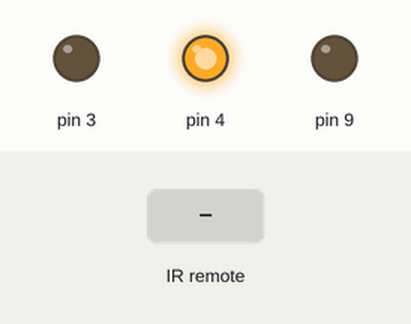
This sketch was run on a simulated Arduino Uno, built with avr-gcc and run on an emulated ATmega328P. On the bench: output pins drawn as LEDs (lit = HIGH). The test bench sets the inputs (shaded band). What the sketch prints to the serial monitor is not drawn.

Above: at 1.2 s.
1.3 s: infrared code 0x6170A45B received
At 1.7 s:
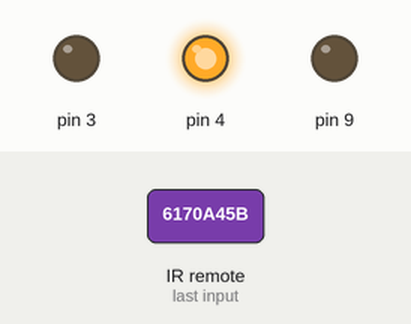
2.8 s: infrared code 0x617048B7 received
At 4.0 s:
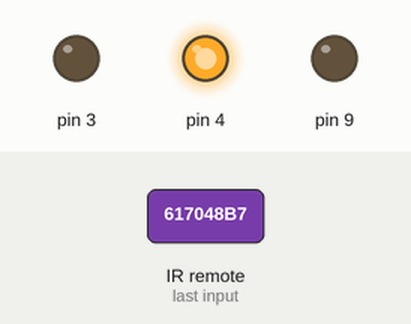
4.3 s: infrared code 0x617008F7 received
At 5.2 s:
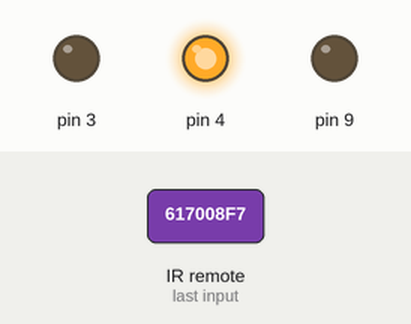
Timing chart, 0 to 7.3 s (numbered marks = the images above; inputs shaded):
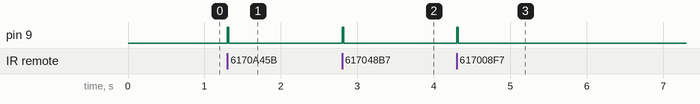

Measured:
- after the input at 1.3 s, pin 9: LOW → HIGH at once, → LOW 0.02 s later
- after the input at 2.8 s, pin 9: LOW → HIGH at once, → LOW 0.02 s later
- after the input at 4.3 s, pin 9: LOW → HIGH at once, → LOW 0.02 s later

The sketch:

Ir_ProMini.ino
```cpp
#include <IRremote.h>
const int RECV_PIN = 2;
IRrecv irrecv(RECV_PIN);
decode_results results;
const byte mstart = 0xFA;
const byte mstop = 0xFC;
const byte mclk = 0xF8;
const byte up10 = 0xF9;
const byte dw10 = 0xF7;
const byte up1 = 0xF5;
const byte dw1 = 0xF2;
const byte prev = 0xF4;
const byte next = 0xF6;


long incommingByte;

void setup()
{
  pinMode (3, OUTPUT); digitalWrite (3, LOW);
  pinMode (4, OUTPUT);  digitalWrite (4, HIGH);
  pinMode (9, OUTPUT); digitalWrite (18, LOW);
  // Serial.begin(31250);
  Serial.begin(9600);
  irrecv.enableIRIn(); // Start the receiver
  irrecv.blink13(true);

}

void loop() {
  if (irrecv.decode(&results)) {
    incommingByte = results.value ;
    switch (incommingByte) {
      case 0x6170A45B:
        Serial.write(mstart);
        break;
      case 0x617048B7:
        Serial.write(mstop);
        break;
      case 0x617008F7:
        Serial.write(up10);
        break;
      case 0x617058A7:
        Serial.write(dw10);
        break;
      case 0x617038C7:
        Serial.write(next);
        break;
      case 0x6170D02F:
        Serial.write(up1);
        break;
      case 0x6170D827:
        Serial.write(prev);
        break;
      case 0x617030CF:
        Serial.write(dw1);
        break;
      default:
        break;
    }
//    Serial.print( "\t" );
//    Serial.println(results.value, HEX);
    digitalWrite (9,HIGH );
    delay(20);
    digitalWrite (9, LOW);
    irrecv.resume(); // Receive the next value
  }
}
```
